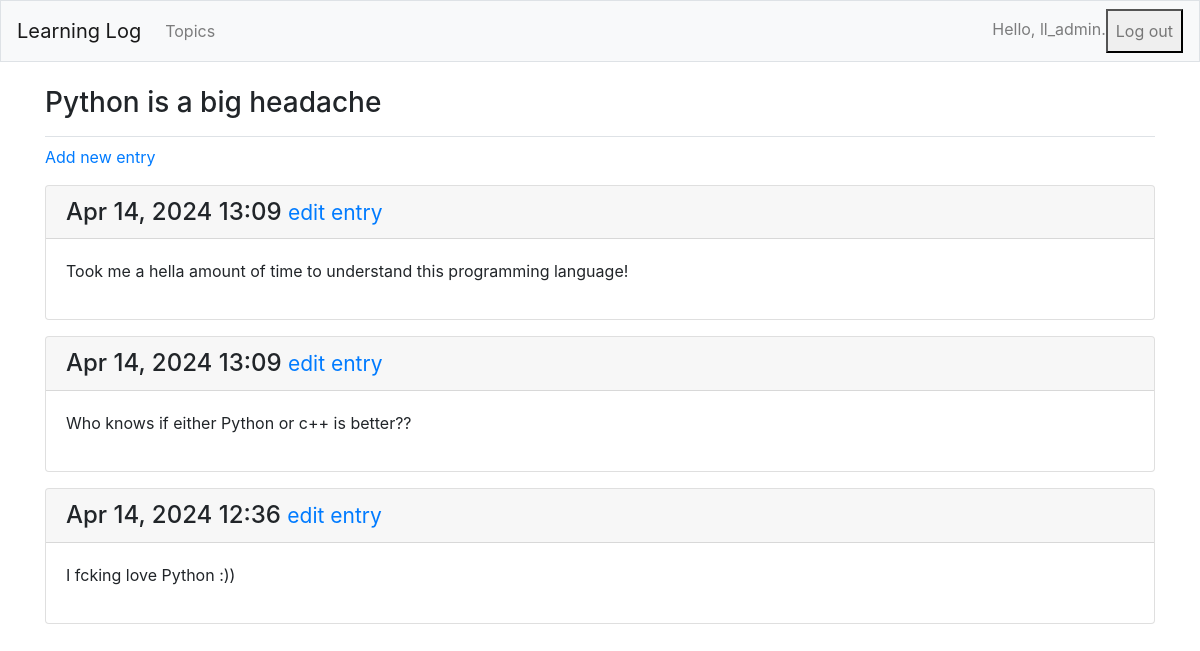
Screenshot of /topics/5/ (signed in) with the database file from the repository.
### learning_logs/models.py (models this page shows, shortened)
class Topic(models.Model):
    text = models.CharField(max_length=200)
    date_added = models.DateTimeField(auto_now_add=True)
    owner = models.ForeignKey(User, on_delete=models.CASCADE)
    def __str__(self):
        return self.text

class Entry(models.Model):
    topic = models.ForeignKey(Topic, on_delete=models.CASCADE)
    text = models.TextField()
    date_added = models.DateTimeField(auto_now_add=True)
    class Meta:
        verbose_name_plural = 'entries'

### learning_logs/views.py (the view)
# urls.py: path('topics/<int:topic_id>/', views.topic, name='topic'),
@login_required
def topic(request, topic_id):
    topic = get_object_or_404(Topic, id=topic_id)
    check_topic_owner(request, topic)
    entries = topic.entry_set.order_by('-date_added')
    context = {'topic': topic, 'entries': entries}
    return render(request, 'learning_logs/topic.html', context)

### learning_logs/views.py (called while the page is built)
@login_required
def check_topic_owner(request, topic):
    if topic.owner != request.user:
        raise Http404

### learning_logs/templates/learning_logs/topic.html
{% extends 'learning_logs/base.html'%}
{% block page_header %}
  <h3>{{ topic }}</h3>
{% endblock page_header %}
{% block content %}
<p>
    <a href="{% url 'learning_logs:new_entry' topic.id %}">Add new entry</a>
</p>
    {% for entry in entries %}
    <div class="card mb-3">
        <h4 class="card-header">
          {{ entry.date_added|date:'M d, Y H:i' }}
          <small><a href="{% url 'learning_logs:edit_entry' entry.id %}">
              edit entry</a></small>
        </h4>
        <div class="card-body">
          {{ entry.text|linebreaks }}
        </div>
      </div>
    {% empty %}
    <p>There are no entries for this project yet.</p>
    {%endfor%}
{%endblock content%}

### learning_logs/templates/learning_logs/base.html (shortened to what this page needs)
{% load bootstrap4 %}
<!DOCTYPE html>
<html lang="en">
 <head>
   {% bootstrap_css %}
</head>
<body>
  <nav class="navbar navbar-expand-md navbar-light bg-light mb-4 border">
    <a class="navbar-brand" href="{% url 'learning_logs:index'%}">
        Learning Log</a>
        <div class="collapse navbar-collapse" id="navbarCollapse">
          <ul class="navbar-nav mr-auto">
            <li class="nav-item">
              <a class="nav-link" href="{% url 'learning_logs:topics'%}">
                  Topics</a></li>
          </ul>
          <ul class="navbar-nav ml-auto">
            {% if user.is_authenticated %}
              <li class="nav-item">
                <span class="navbar-text">Hello, {{ user.username }}.</span>
          </li>
          <form style= class="nav-item" method="post" action="{% url 'users:logout' %}">
            <button class="nav-link" type="submit">Log out</button>
          </form>
        {% else %}
          <li class="nav-item">
            <a class="nav-link" href="{% url 'users:register' %}">Register</a>
          </li>
          <li class="nav-item">
            <a class="nav-link" href="{% url 'users:login' %}">Log in</a></li>
        {% endif %}
        </ul>
      </div>
    </nav>
    <main role="main" class="container">
      <div class="pb-2 mb-2 border-bottom">
        {% block page_header %}{% endblock page_header %}
      </div>
      <div>
        {% block content %}{% endblock content %}
      </div>
    </main>
  </body>
</html>

### rows the page displays
Topic: text "Python is a big headache"
Entry: date_added "Apr 14, 2024 13:09", text "Took me a hella amount of time to understand this programming language!"
Entry: date_added "Apr 14, 2024 13:09", text "Who knows if either Python or c++ is better??"
Entry: date_added "Apr 14, 2024 12:36", text "I fcking love Python :))"

### other values shown
{{ user.username }} "ll_admin"
